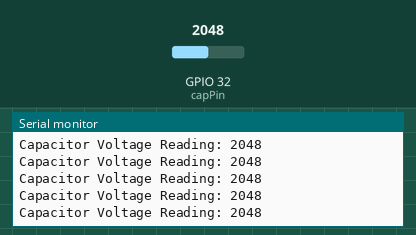
Simulated run of this sketch. Board: ESP32. Parts: the last lines printed to the serial monitor. The inputs (shaded band) are chosen by the test bench; at power-on: GPIO 32 (capPin) = 2048.

Above: at 1.2 s.
1.3 s: GPIO 32 (capPin) set to 2866
At 1.56 s:
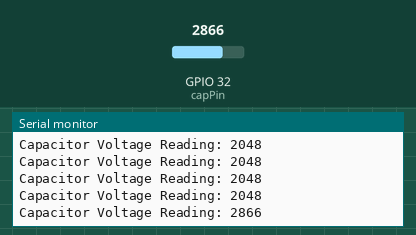
2.8 s: GPIO 32 (capPin) set to 3603
At 2.96 s:
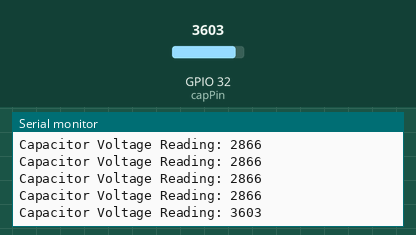
Timing chart, 0 to 5.8 s (numbered marks = the images above; inputs shaded):
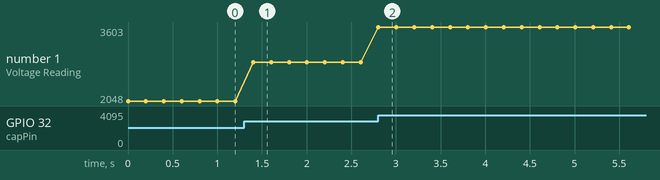

The sketch:

eugene_capacitance.ino
```cpp
// Capacitor Timer Reader on ESP32
const int capPin = 32; // Analog pin
void setup() {
Serial.begin(115200);
}
void loop() {
int capValue = analogRead(capPin);
Serial.print("Capacitor Voltage Reading: ");
Serial.println(capValue);
delay(200);
}
```

Measured:
- after the input at 1.3 s, the serial monitor: prints a new line after 0.10 s (image 1)
- after the input at 2.8 s, the serial monitor: prints a new line at once (image 2)
- plotted number 1: 2048 → 2866 after the input at 1.3 s, 2866 → 3603 after the input at 2.8 s
